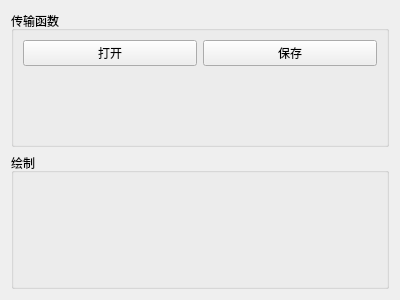
<?xml version="1.0" encoding="UTF-8"?>
<ui version="4.0">
 <class>MainWindow</class>
 <widget class="QWidget" name="MainWindow">
  <property name="geometry">
   <rect>
    <x>0</x>
    <y>0</y>
    <width>400</width>
    <height>300</height>
   </rect>
  </property>
  <property name="windowTitle">
   <string>Direct Volume Render</string>
  </property>
  <layout class="QVBoxLayout" name="verticalLayout">
   <item>
    <widget class="QGroupBox" name="groupBox_TF">
     <property name="title">
      <string>传输函数</string>
     </property>
     <layout class="QVBoxLayout" name="verticalLayout_2">
      <item>
       <layout class="QHBoxLayout" name="horizontalLayout">
        <item>
         <widget class="QPushButton" name="pushButton_OpenTF">
          <property name="text">
           <string>打开</string>
          </property>
         </widget>
        </item>
        <item>
         <widget class="QPushButton" name="pushButton_SaveTF">
          <property name="text">
           <string>保存</string>
          </property>
         </widget>
        </item>
       </layout>
      </item>
      <item>
       <widget class="QLabel" name="label_OpenedTF">
        <property name="text">
         <string/>
        </property>
       </widget>
      </item>
     </layout>
    </widget>
   </item>
   <item>
    <widget class="QGroupBox" name="groupBox">
     <property name="title">
      <string>绘制</string>
     </property>
    </widget>
   </item>
  </layout>
 </widget>
 <resources/>
 <connections/>
</ui>
